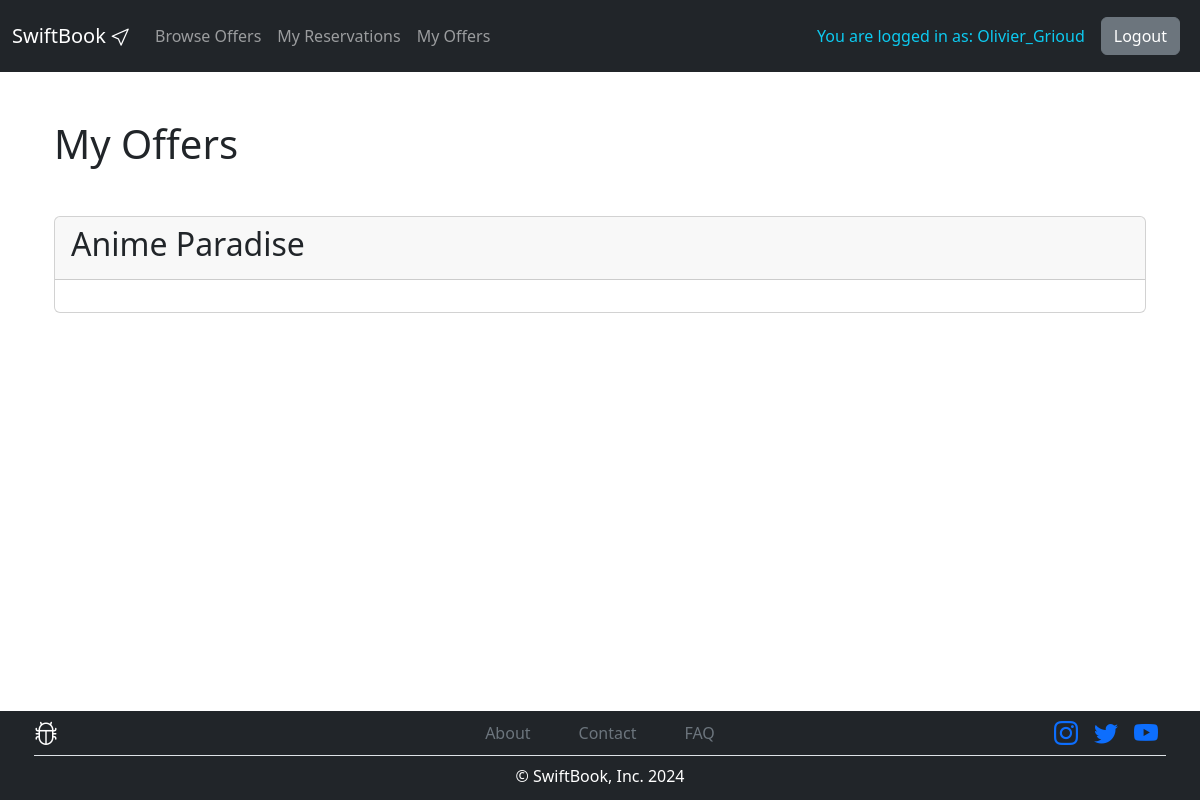
The page /my_offers/ (signed in) on the database as committed earlier.
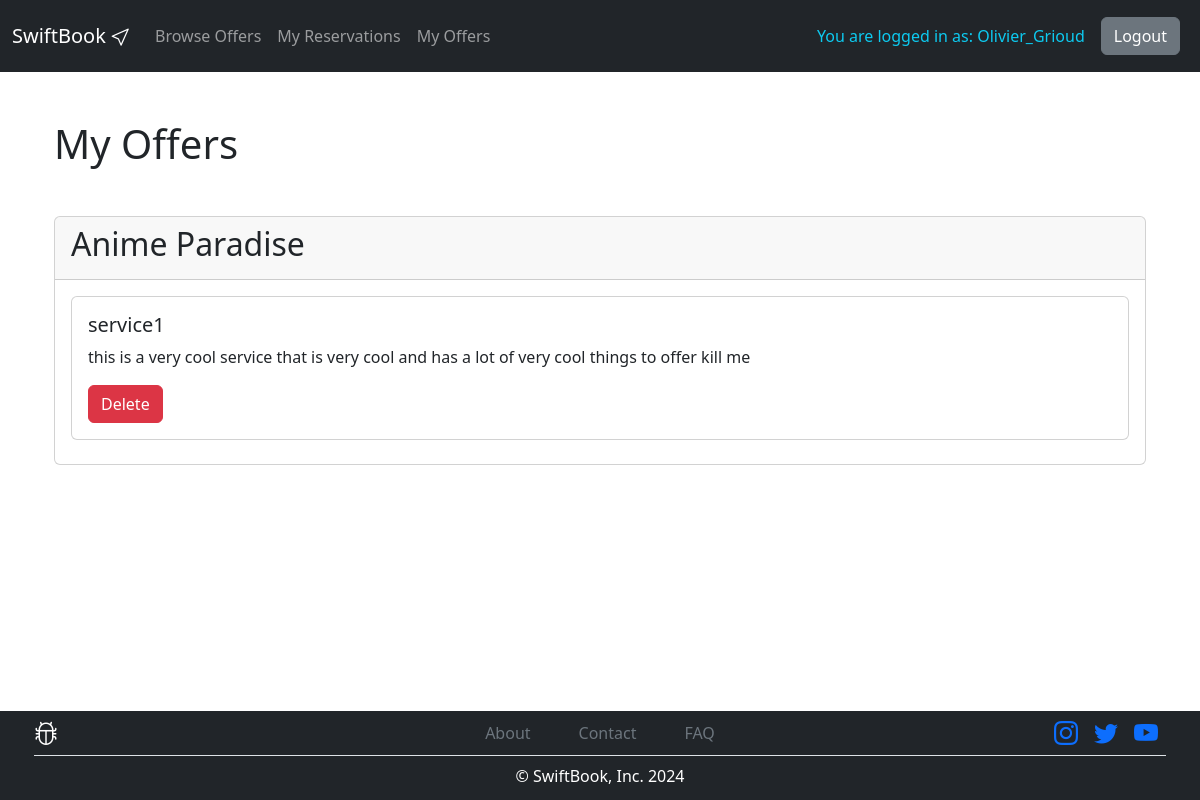
The same page on the database as committed later.
### api/models.py (models this page shows)
class Provider(models.Model):
    user = models.OneToOneField(User, on_delete=models.CASCADE)
    name = models.CharField(max_length=255)
    email = models.EmailField(max_length=255)
    phonenumber = models.CharField(max_length=20, blank=True, null=True)
    address = models.CharField(max_length=255, blank=True, null=True)
    city = models.CharField(max_length=100, blank=True, null=True)
    postalcode = models.CharField(max_length=20, blank=True, null=True)
    country = models.CharField(max_length=100, blank=True, null=True)
    longitude = models.CharField(max_length=100)
    latitude = models.CharField(max_length=100)

class Service(models.Model):
    provider = models.ForeignKey(Provider, on_delete=models.CASCADE, related_name='dienstleistungen')
    name = models.CharField(max_length=255)
    description = models.TextField(blank=True, null=True)
    length = models.DurationField()  # Correct field name is 'length', not 'duration'
    additional_fields = models.JSONField(default=list, blank=True, null=True)

### api/views.py (the view)
# urls.py: path('my_offers/', views.my_offers, name='my_offers'),
@login_required
def my_offers(request):
    try:
        provider = Provider.objects.get(user=request.user)
        services = Service.objects.filter(provider=provider)
    except Provider.DoesNotExist:
        provider = None
        services = []
    context = {
        'provider': provider,
        'services': services,
    }
    return render(request, 'my_offers.html', context)

### templates/my_offers.html (shortened to what this page needs)
{% extends "base.html" %}
{% load static %}
{% block content %}
<div class="container mt-5 mb-5">
    <h1>My Offers</h1>
    {% if provider %}
        <div class="card mb-3 mt-5">
            <div class="card-header">
                <h2>{{ provider.name }}</h2>
            </div>
            <div class="card-body">
                {% for service in services %}
                    <div class="card mb-2">
                        <div class="card-body">
                            <h5 class="card-title">{{ service.name }}</h5>
                            <p class="card-text">{{ service.description }}</p>
                            <a href="{% url 'delete_offer' service.id %}" class="btn btn-danger">Delete</a>
                        </div>
                    </div>
                {% endfor %}
            </div>
        </div>
    {% endif %}
</div>
{% endblock %}

### templates/base.html (shortened to what this page needs)
<!DOCTYPE html>
<html lang="en">
<head>
  {% load static %}
  <link rel="stylesheet" href="https://cdn.jsdelivr.net/npm/bootstrap-icons@1.5.0/font/bootstrap-icons.css">
  <link href="https://cdn.jsdelivr.net/npm/bootstrap@5.3.3/dist/css/bootstrap.min.css" rel="stylesheet">
</head>
<body class="d-flex flex-column vh-100">
  <header>
    <nav class="navbar sticky-top navbar-expand-lg bg-dark navbar-dark">
      <div class="container-fluid">
        <a class="navbar-brand" href="{% url 'homepage' %}">SwiftBook <i class="bi bi-cursor"></i></a>
        <div class="collapse navbar-collapse" id="navbarNavAltMarkup">
          <ul class="navbar-nav me-auto mb-2 mb-lg-0">
            <li><a class="nav-link" href="{% url 'offersView' %}">Browse Offers</a></li>
            {% if request.user.is_authenticated %}
            <li><a class="nav-link" href="{% url 'reservations' %}">My Reservations</a></li>
            <li><a class="nav-link" href="{% url 'my_offers' %}">My Offers</a></li>
            {% endif %}
          </ul>
          <div class="d-flex align-items-center">
              {% if request.user.is_authenticated %}
              <p class="text-info text-center m-0 p-3">You are logged in as: {{ request.user.username }}</p>
              <button onclick="location.href = '{% url 'logout' %}'" data-mdb-ripple-init type="button" class="btn btn-secondary me-2">
                Logout
              </button>
              {% endif %}
          </div>
        </div>
      </div>
    </nav>
  </header>
  <main class="container d-flex justify-content-center">
    {% block content %}
    {% endblock content %}
  </main>
  <footer class="footer bg-dark text-white mt-auto">
    <div class="container p-1">
        <div class="row pb-1">
            <div class="col-sm d-flex justify-content-center justify-content-sm-start mb-2 mb-sm-0">
                <i class="bi bi-bug" style="font-size: 1.5rem;"></i>
            </div>
            <div class="col-sm d-flex justify-content-center mb-2 mb-sm-0">
                <ul class="list-unstyled d-flex justify-content-center mb-0 align-items-center">
                    <li class="px-2 px-sm-4"><a class="text-decoration-none text-secondary" href="{% url 'about' %}">About</a></li>
                    <li class="px-2 px-sm-4"><a class="text-decoration-none text-secondary" href="{% url 'contact' %}">Contact</a></li>
                    <li class="px-2 px-sm-4"><a class="text-decoration-none text-secondary" href="{% url 'faq' %}">FAQ</a></li>
                </ul>
            </div>
            <div class="col-sm d-flex justify-content-center justify-content-sm-end">
                <ul class="list-unstyled d-flex justify-content-center justify-content-sm-end mb-0 align-items-center">
                    <li class="px-2"><a href="https://www.instagram.com/lalalalisa_m/"><i class="bi bi-instagram text" style="font-size: 1.5rem;"></i></a></li>
                    <li class="px-2"><a href="https://x.com/Un4v5s8bgsVk9Xp"><i class="bi bi-twitter" style="font-size: 1.5rem;"></i></a></li>
                    <li class="px-2"><a href="https://www.youtube.com/watch?v=xhc105UqlmY"><i class="bi bi-youtube" style="font-size: 1.5rem;"></i></a></li>
                </ul>
            </div>
        </div>
        <p class="mb-2 border-top text-center pt-2 pb-0">&copy; SwiftBook, Inc. 2024</p>
    </div>
  </footer>
</body>

### templates/base.html (style rules this page uses)
body { overflow-y: auto; }

Rows that differ between the two databases and show on the page:
added Service: name "service1", description "this is a very cool service that is very cool and has a lot of very cool things to offer kill me"
